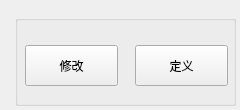
<?xml version="1.0" encoding="UTF-8"?>
<ui version="4.0">
 <class>vecWidget</class>
 <widget class="QWidget" name="vecWidget">
  <property name="geometry">
   <rect>
    <x>0</x>
    <y>0</y>
    <width>240</width>
    <height>110</height>
   </rect>
  </property>
  <property name="windowTitle">
   <string>Form</string>
  </property>
  <widget class="QGroupBox" name="groupBox">
   <property name="geometry">
    <rect>
     <x>15</x>
     <y>15</y>
     <width>221</width>
     <height>91</height>
    </rect>
   </property>
   <property name="title">
    <string/>
   </property>
   <widget class="QPushButton" name="pushButton">
    <property name="geometry">
     <rect>
      <x>10</x>
      <y>30</y>
      <width>93</width>
      <height>41</height>
     </rect>
    </property>
    <property name="text">
     <string>修改</string>
    </property>
   </widget>
   <widget class="QPushButton" name="pushButton_2">
    <property name="geometry">
     <rect>
      <x>120</x>
      <y>30</y>
      <width>93</width>
      <height>41</height>
     </rect>
    </property>
    <property name="text">
     <string>定义</string>
    </property>
   </widget>
  </widget>
 </widget>
 <resources/>
 <connections/>
</ui>
